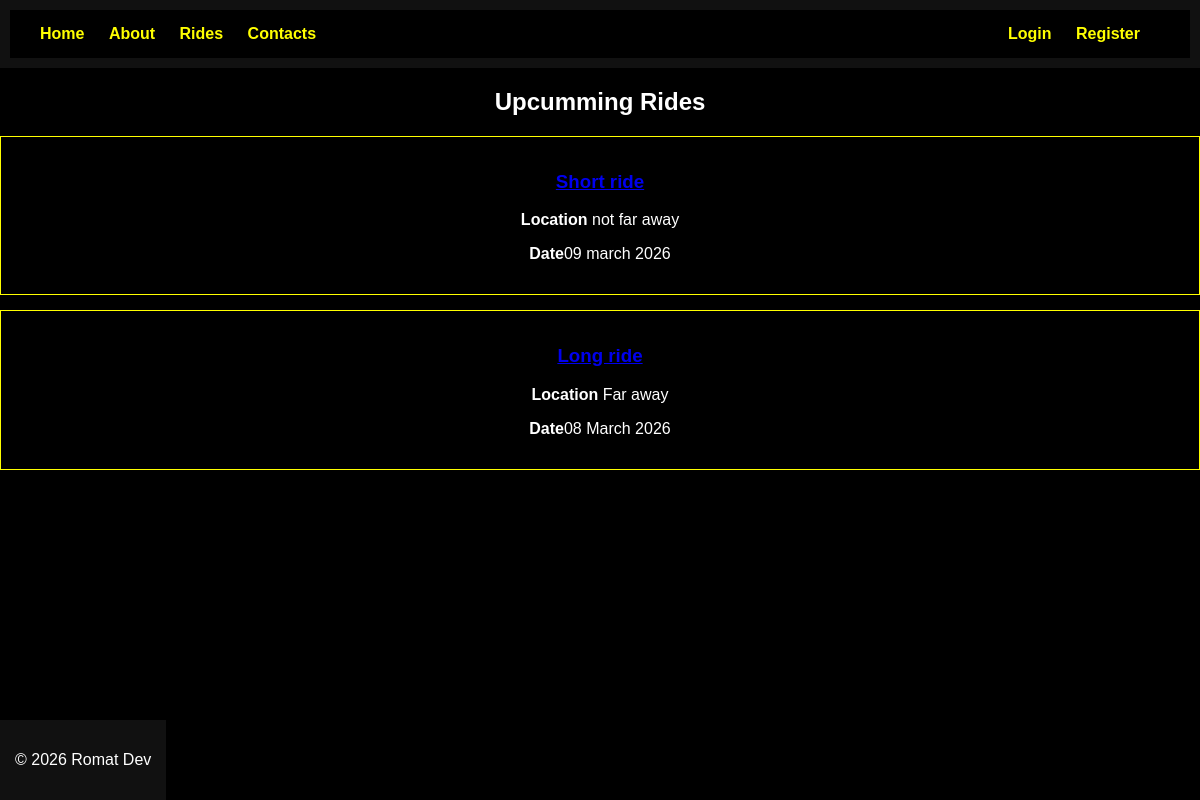
/rides, run on the app's committed database.
### app.py (models this page shows)
class Ride(db.Model):
    id = db.Column(db.Integer, primary_key=True)
    title = db.Column(db.String(200))
    location = db.Column(db.String(200))
    ride_date = db.Column(db.String(100))
    description = db.Column(db.Text)
    created_by = db.Column(db.Integer)
    meeting_points = db.relationship(
        'MeetingPoint',
        backref='ride',
        cascade="all, delete-orphan"
    )
    participants = db.relationship(
        'RideParticipant',
        backref='ride',
        cascade='all, delete-orphan'
    )

### app.py (the view)
@app.route('/rides')
def rides():
    rides = Ride.query.order_by(Ride.id.desc()).all()
    return render_template('rides.html', rides=rides)

### templates/rides.html (shortened to what this page needs)
{% extends "base.html"%}
{% block content %}
<h2>Upcumming Rides</h2>
{% for ride in rides %}
    <div style="border:1px solid yellow; padding:15px; margin-bottom:15px;">
        <h3>
            <a href="{{ url_for('ride_detail', ride_id=ride.id) }}">{{ ride.title }} </a>
        </h3>
        <p><strong>Location</strong> {{ ride.location }}</p>
        <p><strong>Date</strong>{{ ride.ride_date }}</p>
    </div>
{% else %}
    <p>No Rides Sceduled </p>
{% endfor %}
{% endblock %}

### static/css/style.css (style rules this page uses)
body { background-color: black; color: white; font-family: Arial, Helvetica, sans-serif; margin: 0; text-align: center; }

### data on the page
Ride: title "Short ride", location "not far away", ride_date "09 march 2026"
Ride: title "Long ride", location "Far away", ride_date "08 March 2026"
